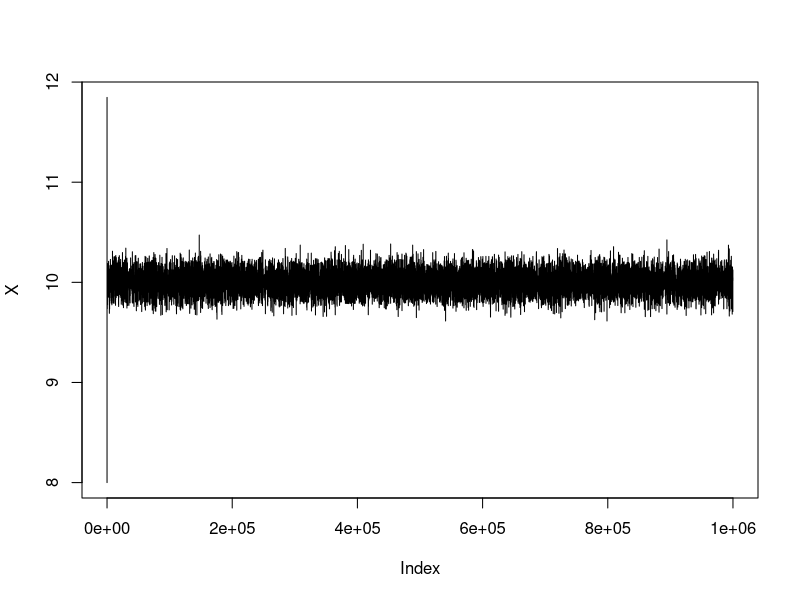
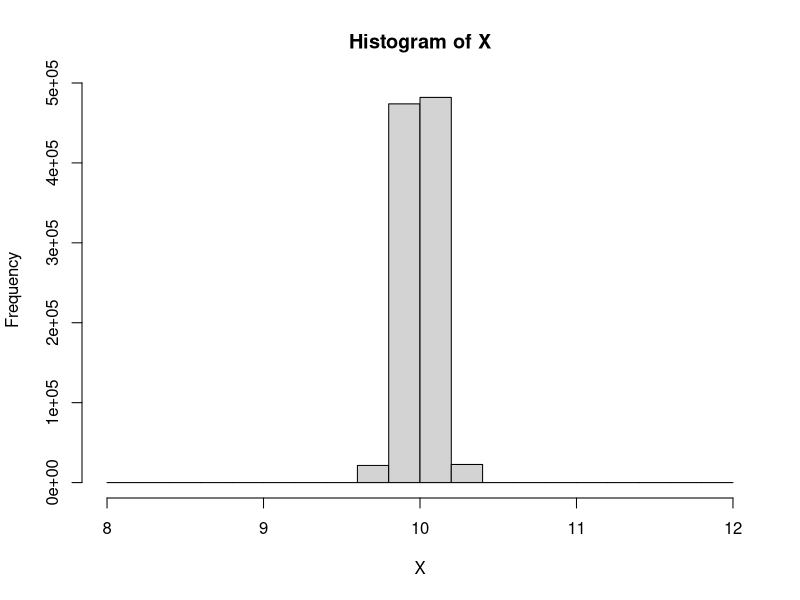
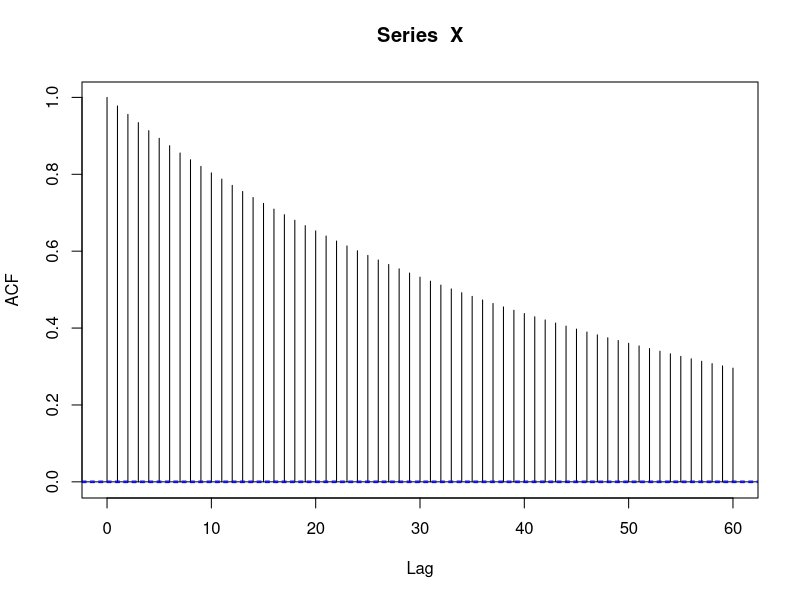
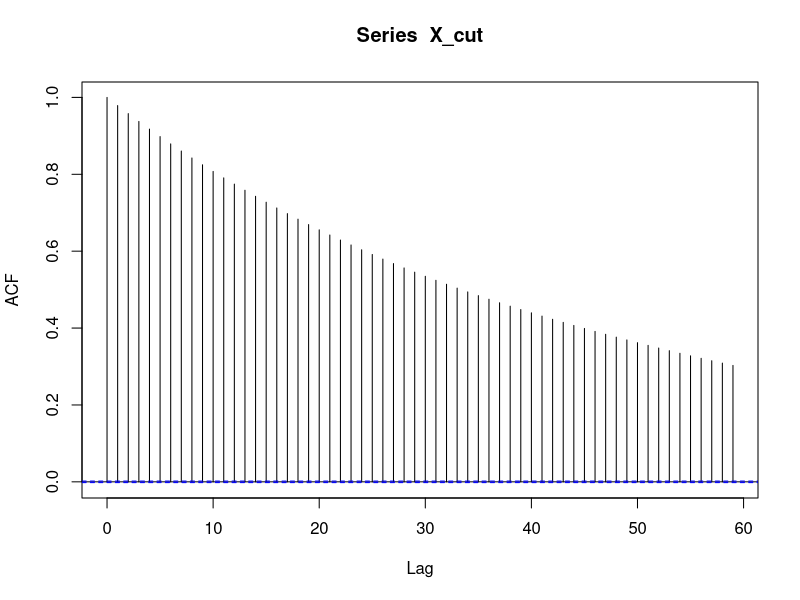
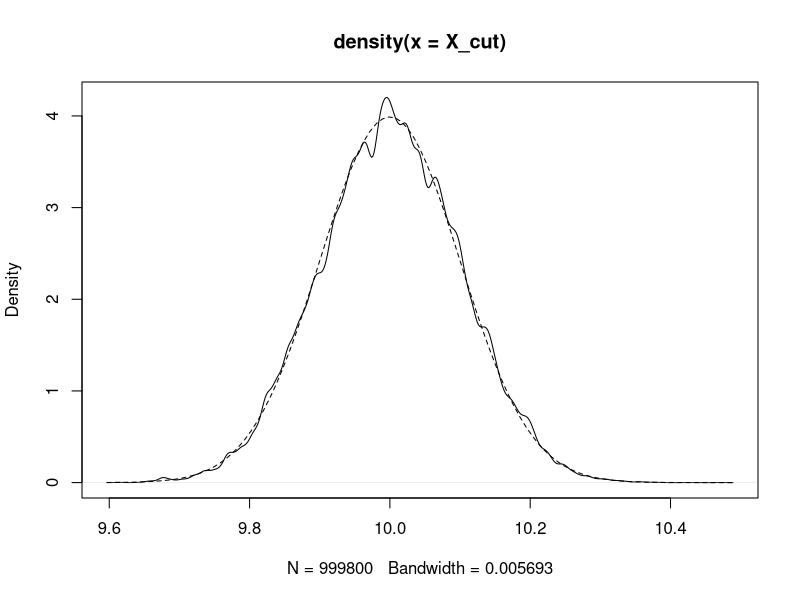
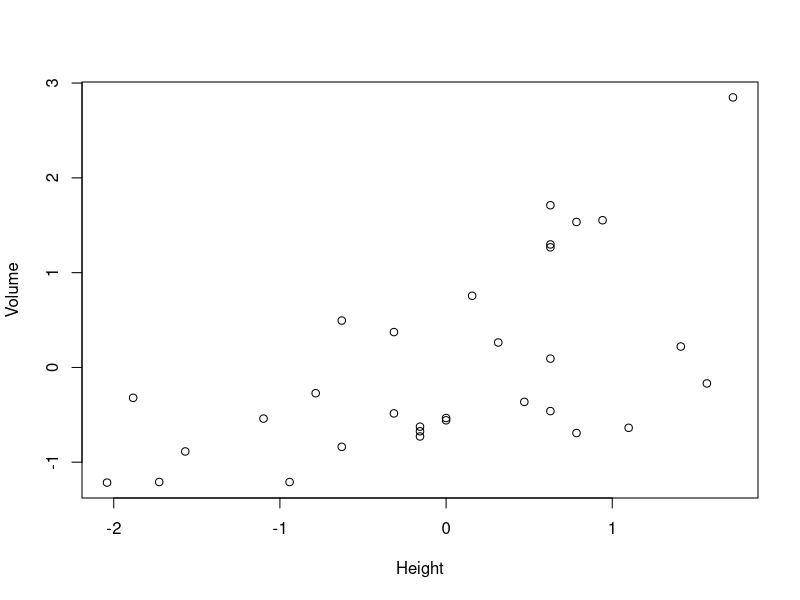
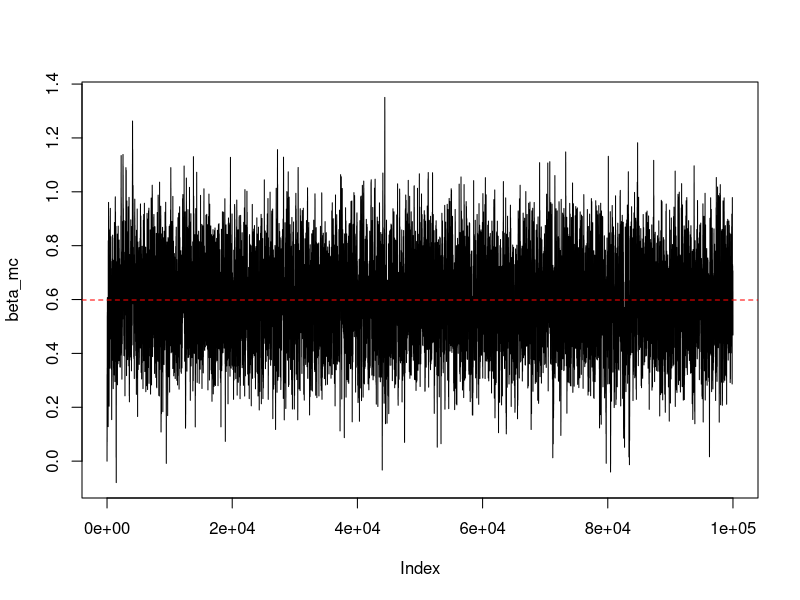
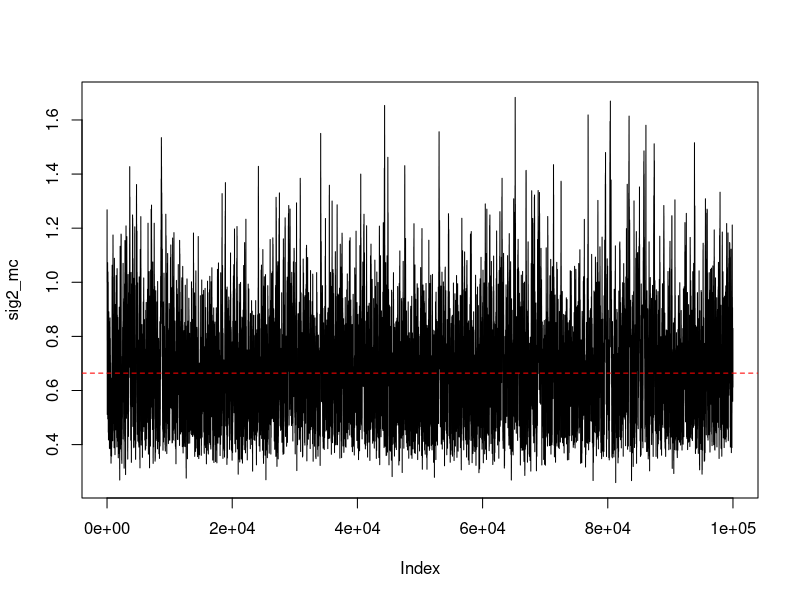

These charts were generated, in order, by the following R code:
## ---- chunk 1
mu<-10
sig<-.1

mc_N<-1000000
X<-numeric(mc_N)
X[1]<-mu - 20*sig

urange<- 10
f<-function(x){dnorm(x,mean=mu,sd=sig)}
fl<-function(x){log(dnorm(x,mean=mu,sd=sig))}
Q<-function(x1,x2){dunif(x1,min=x2-urange,max=x2+urange)}
accept_fun<-function(x_c,x_p){
  accept<-f(x_p)/f(x_c)
  #accept<-exp(fl(x_p)-fl(x_c)) # for really extreme values
  return(min(accept,1))
}


for(i in 2:mc_N){
  x_prop<-X[i-1]+runif(1,min=-urange,max=urange)
  accept<-accept_fun(X[i-1],x_prop)
  dec<-rbinom(1,1,accept)
  if(dec==1){
    X[i] = x_prop
  }else{
    X[i] = X[i-1]
  }
}
plot(X,type="l",ylim=c(min(X),max(X)))
hist(X)
acf(X)
## ---- chunk 2
X_cut<-X[-(1:200)]
acf(X_cut)
plot(density(X_cut))
curve(dnorm(x,mean=mu,sd=sig),add=TRUE,lty=2)
## ---- chunk 3
attach(trees)
y<-Volume
x<-Height
## ---- chunk 4
x<-scale(x)
y<-scale(y)
mean(x);var(x);mean(y);var(y)

plot(x,y,xlab="Height",ylab="Volume")
lmfit<-lm(y~x)
summary(lmfit)
## ---- chunk 5

# Up to a constant
# Note, if the posterior is really bad, you can swap to the log scale
# just remember to take the exponential when computing rho
# this is especially nice if you use random walks for your proposals.
post<-function(beta,sig2){
  mu_v<-x*beta
  tmp<-dnorm(y,mean=mu_v,sd=sqrt(sig2))
  return(prod(tmp)*(1/sig2)*(sig2>0)*dcauchy(beta,location=0,scale=2.5))
}
## ---- chunk 6
mc_len<-100000
beta_mc<-numeric(mc_len)
sig2_mc<-numeric(mc_len)
beta_mc[1]<-0
sig2_mc[1]<-1

beta_range<-0.1
sig2_range<-0.1
for(i in 2:mc_len){
  btmp<-beta_mc[i-1]+runif(1,min=-beta_range,max=beta_range)
  stmp<-sig2_mc[i-1]+runif(1,min=-beta_range,max=beta_range)
  rho<-post(btmp,stmp)/post(beta_mc[i-1],sig2_mc[i-1])
  rho<-min(rho,1)
  if(runif(1)<rho){
    beta_mc[i]=btmp
    sig2_mc[i]=stmp
  }else{
    beta_mc[i]=beta_mc[i-1]
    sig2_mc[i]=sig2_mc[i-1]
  }
}
## ---- chunk 7
plot(beta_mc,type = "l")
abline(h=lmfit$coefficients[2],col="red",lty=2)
plot(sig2_mc,type = "l")
sig2lm<-summary(lmfit)$sigma^2
abline(h=sig2lm,col="red",lty=2)
## ---- chunk 8
hist(beta_mc)
abline(v=quantile(beta_mc,probs=c(0.025,0.975)),lty=2,col="red")
abline(v=mean(beta_mc),lty=2,col="blue")
## ---- chunk 9
mean(beta_mc);sd(beta_mc)
quantile(beta_mc,probs=c(0.025,0.975))
summary(lmfit)
## ---- chunk 10
beta_unscale<-beta_mc*sd(Volume)/sd(Height)
mean(beta_unscale);sd(beta_unscale)
quantile(beta_unscale,probs=c(0.025,0.975))
